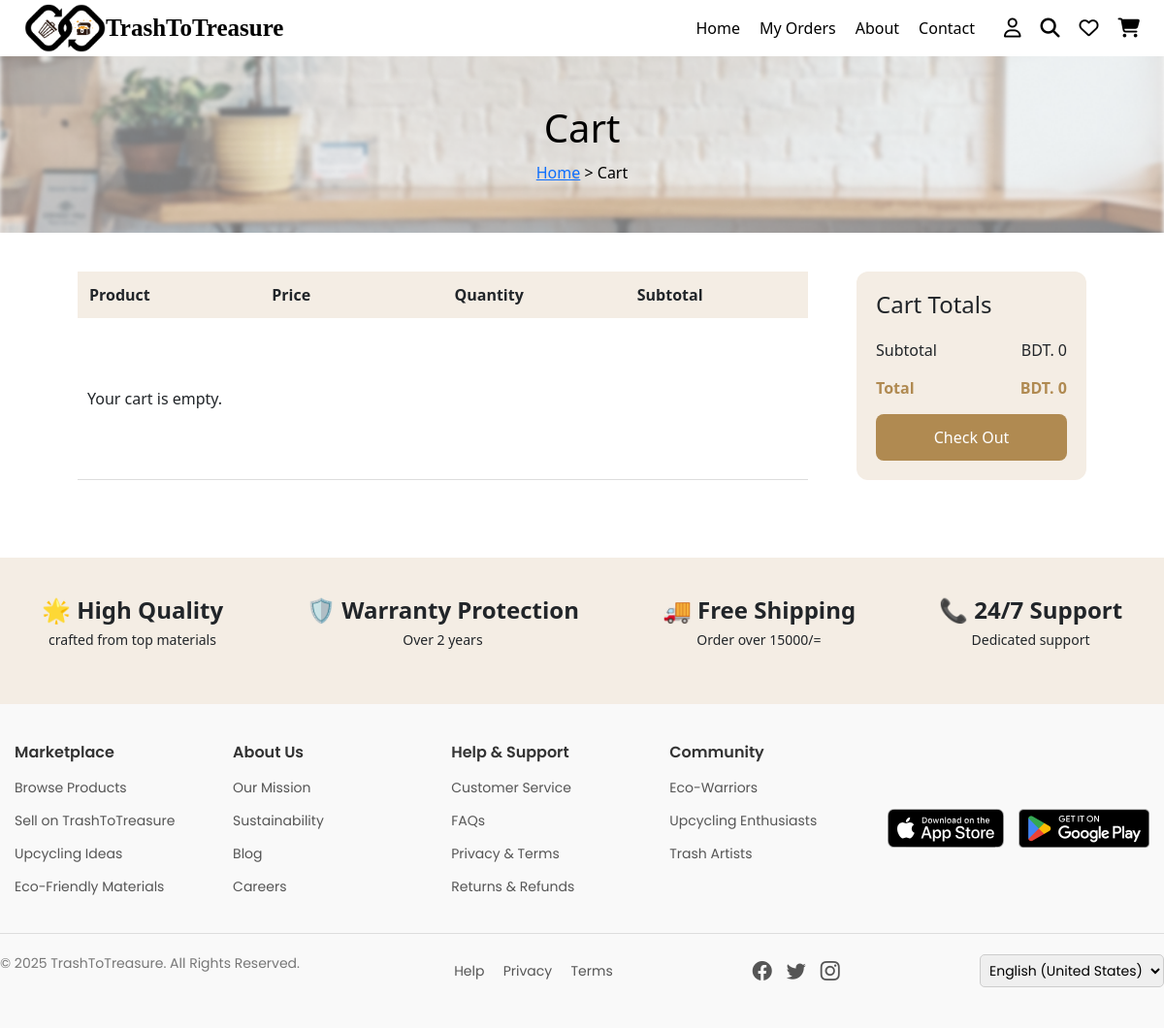
Page /cart/ (signed in) on the earlier database version.
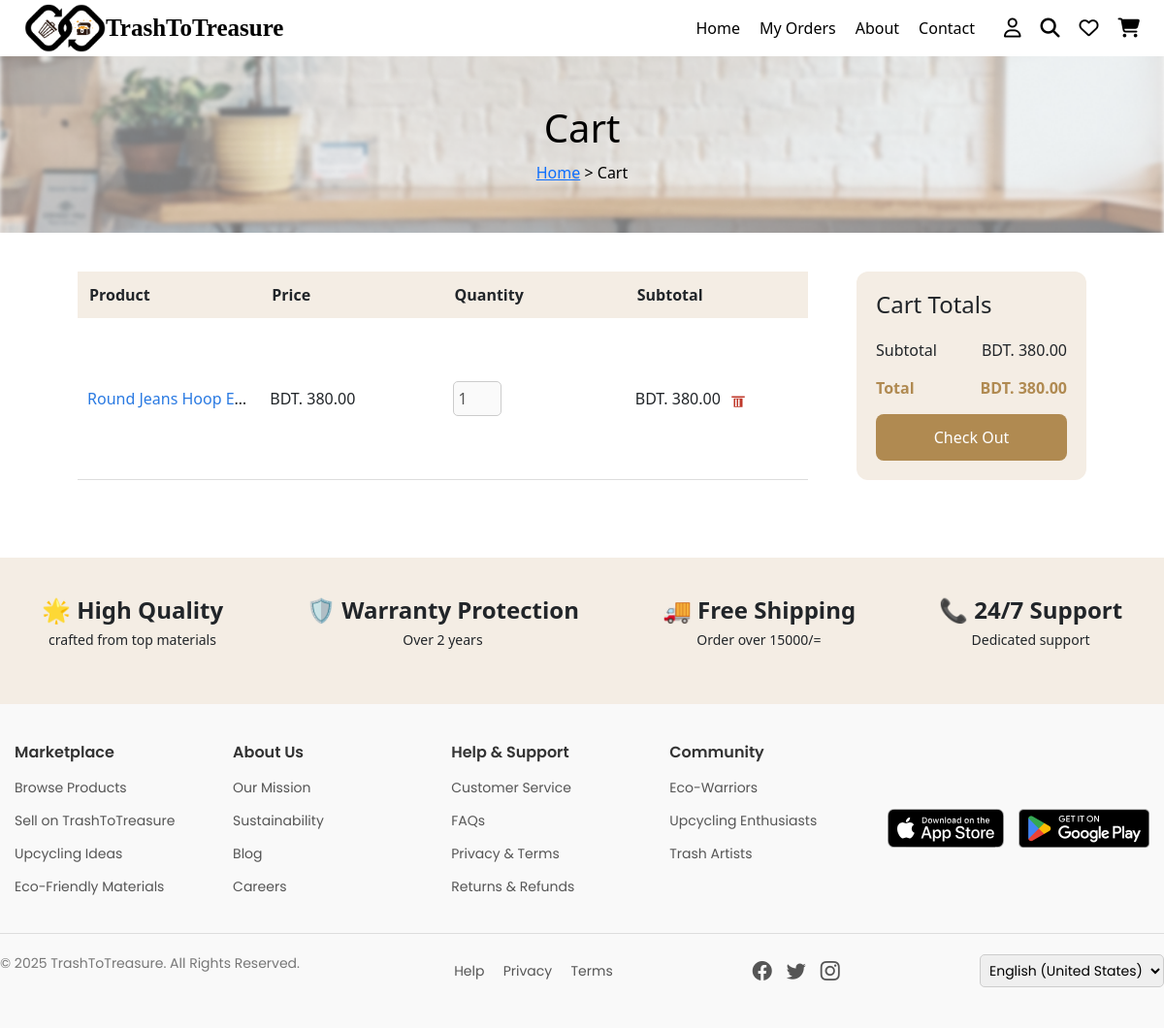
Same page on the later database version.
### marketplace/models.py (models this page shows, shortened)
class CartItem(models.Model):
    buyer = models.ForeignKey(User, on_delete=models.CASCADE)
    content_type = models.ForeignKey(ContentType, on_delete=models.CASCADE)
    object_id = models.PositiveIntegerField()
    item = GenericForeignKey('content_type', 'object_id')
    quantity = models.PositiveIntegerField(default=1)
    added_at = models.DateTimeField(auto_now_add=True)
    class Meta:
        unique_together = ('buyer', 'content_type', 'object_id')
    def subtotal(self):
        return self.quantity * self.item.price  # works as long as both models have a .price

class UpcycledProduct(models.Model):
    product_name = models.CharField(max_length=255, default="")
    category = models.CharField(max_length=100, default="")
    description = models.TextField()
    price = models.DecimalField(max_digits=10, decimal_places=2)
    product_status = models.CharField(max_length=20, choices=PRODUCT_STATUS_CHOICES, default='active')
    artisan = models.ForeignKey(User, on_delete=models.CASCADE, related_name='upcycled_products', null=True, blank=True)
    approval_status = models.BooleanField(default=False)
    stock_availability = models.IntegerField()
    product_images = models.ImageField(upload_to='upcycled_products/', blank=True, null=True)
    location = models.CharField(max_length=255, default="")
    rating = models.DecimalField(max_digits=3, decimal_places=2, default=0.0)
    tags = models.CharField(max_length=255, blank=True, null=True)
    listing_date = models.DateTimeField(auto_now_add=True)
    last_updated = models.DateTimeField(auto_now=True, null=True, blank=True)
    sold_count = models.IntegerField(default=0)
    delivery_status = models.CharField(max_length=20, choices=DELIVERY_STATUS_CHOICES, default='ready')
    slug = models.SlugField(max_length=255, unique=True, blank=True)

### marketplace/views.py (the view)
# urls.py: path('cart/', cart, name='cart'),
@login_required
def cart(request):
    if request.user.role == 'driver':
        return HttpResponseForbidden("You are not authorized to view this page.")
    cart_items = CartItem.objects.filter(buyer=request.user)
    total = sum(item.subtotal() for item in cart_items)
    return render(request, 'cart.html', {
        'cart_items': cart_items,
        'total': total
    })

### marketplace/templates/cart.html (shortened to what this page needs)
{% load static %}
{% include "header.html" %}
<!DOCTYPE html>
<html lang="en">
<head>
    <link rel="stylesheet" href="{% static 'css/cart.css' %}">
</head>
<body>
    <section class="cart-banner">
        <h2>Cart</h2>
        <p><a href="/">Home</a> > Cart</p>
    </section>
    <div class="cart-container">
        <table class="cart-table">
            <thead>
                <tr>
                    <th>Product</th>
                    <th>Price</th>
                    <th>Quantity</th>
                    <th>Subtotal</th>
                </tr>
            </thead>
            <tbody>
                {% for item in cart_items %}
                <tr>
                    <td class="product-info">
                      <span>
                        {% if item.content_type.model == 'upcycledproduct' %}
                            <a href="{% url 'upcycled_product_details' slug=item.item.slug %}">
                                {{ item.item.product_name }}
                            </a>
                        {% elif item.content_type.model == 'trashitem' %}
                            <a href="{% url 'trash_item_details' slug=item.item.slug %}">
                                {{ item.item.material_name }}
                            </a>
                        {% else %}
                            Unknown Item
                        {% endif %}
                      </span>
                    </td>
                    <td>BDT. {{ item.item.price }}</td>
                    <td>
                      <input type="number" value="{{ item.quantity }}" min="1" max="{{ item.item.stock_availability }}" disabled>
                    </td>
                    <td>
                      BDT. {{ item.subtotal }}
                      <form method="post" action="{% url 'remove_from_cart' item.id %}" style="display:inline;">
                        <button class="remove-btn" title="Remove from cart">
                            <svg xmlns="http://www.w3.org/2000/svg" height="18" width="18" viewBox="0 0 24 24" fill="#c0392b">
                                <path d="M3 6h18v2H3zm3 3h12v12H6zM8 10v10h2V10H8zm4 0v10h2V10h-2z"/>
                            </svg>
                        </button>
                      </form>
                    </td>
                </tr>
                {% empty %}
                  <tr><td colspan="4">Your cart is empty.</td></tr>
                {% endfor %}
            </tbody>
        </table>
        <div class="cart-totals">
            <h3>Cart Totals</h3>
            <div class="totals-item">
                <span>Subtotal</span>
                <span>BDT. {{ total }}</span>
            </div>
            <div class="totals-item total">
                <span>Total</span>
                <span>BDT. {{ total }}</span>
            </div>
            <button class="checkout-btn" onclick="location.href='/checkout/'">Check Out</button>
        </div>
    </div>
    <footer class="cart-footer">
        <div class="footer-item">
            <h4>🌟 High Quality</h4>
            <p>crafted from top materials</p>
        </div>
        <div class="footer-item">
            <h4>🛡️ Warranty Protection</h4>
            <p>Over 2 years</p>
        </div>
        <div class="footer-item">
            <h4>🚚 Free Shipping</h4>
            <p>Order over 15000/=</p>
        </div>
        <div class="footer-item">
            <h4>📞 24/7 Support</h4>
            <p>Dedicated support</p>
        </div>
    </footer>
</body>
</html>
{% include "footer.html" %}

Differences in the rows shown:
added CartItem: item.product_name "Round Jeans Hoop E…", item.price "380.00", quantity "1", subtotal "380.00"
Other differences:
{{ total }}: "0" → "380.00"
text no longer shown: "Your cart is empty."
